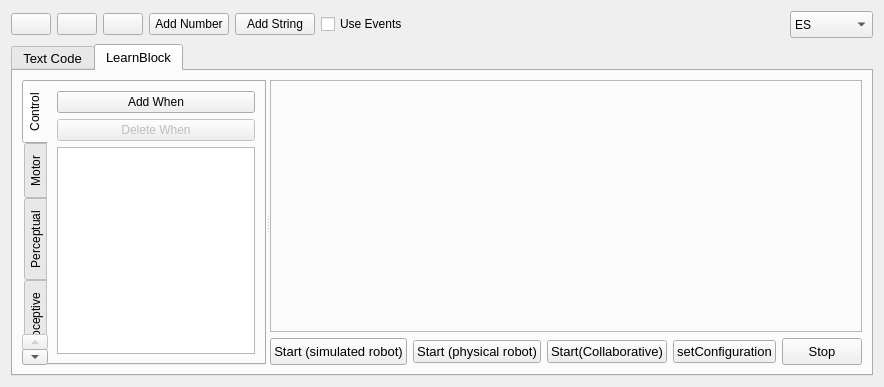
<?xml version="1.0" encoding="UTF-8"?>
<ui version="4.0">
 <class>tabs</class>
 <widget class="QWidget" name="tabs">
  <property name="geometry">
   <rect>
    <x>0</x>
    <y>0</y>
    <width>884</width>
    <height>387</height>
   </rect>
  </property>
  <property name="windowTitle">
   <string>Form</string>
  </property>
  <layout class="QVBoxLayout" name="verticalLayout_14">
   <item>
    <layout class="QHBoxLayout" name="horizontalLayout_2">
     <property name="bottomMargin">
      <number>0</number>
     </property>
     <item>
      <widget class="QPushButton" name="openpushButton">
       <property name="text">
        <string/>
       </property>
      </widget>
     </item>
     <item>
      <widget class="QPushButton" name="savepushButton">
       <property name="text">
        <string/>
       </property>
      </widget>
     </item>
     <item>
      <widget class="QPushButton" name="zoompushButton">
       <property name="text">
        <string/>
       </property>
      </widget>
     </item>
     <item>
      <widget class="QPushButton" name="addNumberpushButton">
       <property name="text">
        <string>Add Number</string>
       </property>
      </widget>
     </item>
     <item>
      <widget class="QPushButton" name="addStringpushButton">
       <property name="text">
        <string>Add String</string>
       </property>
      </widget>
     </item>
     <item>
      <widget class="QCheckBox" name="useEventscheckBox">
       <property name="text">
        <string>Use Events</string>
       </property>
      </widget>
     </item>
     <item>
      <spacer name="horizontalSpacer">
       <property name="orientation">
        <enum>Qt::Horizontal</enum>
       </property>
       <property name="sizeHint" stdset="0">
        <size>
         <width>40</width>
         <height>20</height>
        </size>
       </property>
      </spacer>
     </item>
     <item>
      <widget class="QComboBox" name="language">
       <property name="enabled">
        <bool>true</bool>
       </property>
       <property name="minimumSize">
        <size>
         <width>83</width>
         <height>27</height>
        </size>
       </property>
       <property name="maximumSize">
        <size>
         <width>85</width>
         <height>27</height>
        </size>
       </property>
       <item>
        <property name="text">
         <string>ES</string>
        </property>
       </item>
       <item>
        <property name="text">
         <string>EN</string>
        </property>
       </item>
      </widget>
     </item>
    </layout>
   </item>
   <item>
    <widget class="QTabWidget" name="Tabwi">
     <property name="font">
      <font>
       <pointsize>10</pointsize>
      </font>
     </property>
     <property name="whatsThis">
      <string>&lt;html&gt;&lt;head/&gt;&lt;body&gt;&lt;p&gt;H&lt;/p&gt;&lt;p&gt;&lt;br/&gt;&lt;/p&gt;&lt;/body&gt;&lt;/html&gt;</string>
     </property>
     <property name="tabPosition">
      <enum>QTabWidget::North</enum>
     </property>
     <property name="tabShape">
      <enum>QTabWidget::Rounded</enum>
     </property>
     <property name="currentIndex">
      <number>1</number>
     </property>
     <widget class="QWidget" name="program_text">
      <property name="enabled">
       <bool>false</bool>
      </property>
      <attribute name="title">
       <string>Text Code</string>
      </attribute>
      <layout class="QHBoxLayout" name="horizontalLayout">
       <item>
        <layout class="QVBoxLayout" name="verticalLayout_6">
         <item>
          <widget class="QLabel" name="label_3">
           <property name="text">
            <string>Program</string>
           </property>
          </widget>
         </item>
         <item>
          <widget class="QPlainTextEdit" name="textCode"/>
         </item>
        </layout>
       </item>
       <item>
        <layout class="QVBoxLayout" name="verticalLayout_5">
         <item>
          <widget class="QFrame" name="camera">
           <property name="minimumSize">
            <size>
             <width>320</width>
             <height>240</height>
            </size>
           </property>
           <property name="maximumSize">
            <size>
             <width>320</width>
             <height>240</height>
            </size>
           </property>
           <property name="frameShape">
            <enum>QFrame::StyledPanel</enum>
           </property>
           <property name="frameShadow">
            <enum>QFrame::Raised</enum>
           </property>
          </widget>
         </item>
         <item>
          <spacer name="verticalSpacer">
           <property name="orientation">
            <enum>Qt::Vertical</enum>
           </property>
           <property name="sizeHint" stdset="0">
            <size>
             <width>20</width>
             <height>40</height>
            </size>
           </property>
          </spacer>
         </item>
         <item>
          <layout class="QHBoxLayout" name="horizontalLayout_5">
           <item>
            <widget class="QPushButton" name="startTextPushButton">
             <property name="enabled">
              <bool>false</bool>
             </property>
             <property name="text">
              <string>Start</string>
             </property>
            </widget>
           </item>
           <item>
            <widget class="QPushButton" name="stoptextPushButton">
             <property name="enabled">
              <bool>false</bool>
             </property>
             <property name="text">
              <string>Stop</string>
             </property>
            </widget>
           </item>
          </layout>
         </item>
        </layout>
       </item>
      </layout>
     </widget>
     <widget class="QWidget" name="program_visual">
      <attribute name="title">
       <string>LearnBlock</string>
      </attribute>
      <layout class="QVBoxLayout" name="verticalLayout_4">
       <item>
        <widget class="QSplitter" name="splitter">
         <property name="maximumSize">
          <size>
           <width>16777215</width>
           <height>16777215</height>
          </size>
         </property>
         <property name="orientation">
          <enum>Qt::Horizontal</enum>
         </property>
         <widget class="QTabWidget" name="tabWidget_2">
          <property name="enabled">
           <bool>true</bool>
          </property>
          <property name="maximumSize">
           <size>
            <width>500</width>
            <height>16777215</height>
           </size>
          </property>
          <property name="font">
           <font>
            <pointsize>9</pointsize>
            <weight>50</weight>
            <italic>false</italic>
            <bold>false</bold>
            <strikeout>false</strikeout>
            <kerning>true</kerning>
           </font>
          </property>
          <property name="tabPosition">
           <enum>QTabWidget::West</enum>
          </property>
          <property name="currentIndex">
           <number>0</number>
          </property>
          <widget class="QWidget" name="control">
           <attribute name="title">
            <string>Control</string>
           </attribute>
           <layout class="QVBoxLayout" name="verticalLayout_12">
            <item>
             <widget class="QPushButton" name="addWhenpushButton">
              <property name="text">
               <string>Add When</string>
              </property>
             </widget>
            </item>
            <item>
             <widget class="QPushButton" name="deleteWhenpushButton">
              <property name="enabled">
               <bool>false</bool>
              </property>
              <property name="text">
               <string>Delete When</string>
              </property>
             </widget>
            </item>
            <item>
             <widget class="QTableWidget" name="tableControl">
              <property name="showGrid">
               <bool>false</bool>
              </property>
              <property name="gridStyle">
               <enum>Qt::NoPen</enum>
              </property>
             </widget>
            </item>
           </layout>
          </widget>
          <widget class="QWidget" name="move">
           <attribute name="title">
            <string>Motor</string>
           </attribute>
           <layout class="QVBoxLayout" name="verticalLayout_11">
            <item>
             <widget class="QTableWidget" name="tableMotor">
              <property name="showGrid">
               <bool>false</bool>
              </property>
              <property name="gridStyle">
               <enum>Qt::NoPen</enum>
              </property>
             </widget>
            </item>
           </layout>
          </widget>
          <widget class="QWidget" name="sensors">
           <attribute name="title">
            <string>Perceptual</string>
           </attribute>
           <layout class="QVBoxLayout" name="verticalLayout_10">
            <item>
             <widget class="QTableWidget" name="tablePerceptual">
              <property name="showGrid">
               <bool>false</bool>
              </property>
              <property name="gridStyle">
               <enum>Qt::NoPen</enum>
              </property>
             </widget>
            </item>
           </layout>
          </widget>
          <widget class="QWidget" name="operators">
           <attribute name="title">
            <string>Proprioceptive</string>
           </attribute>
           <layout class="QVBoxLayout" name="verticalLayout_9">
            <item>
             <widget class="QTableWidget" name="tablePropioperceptive">
              <property name="showGrid">
               <bool>false</bool>
              </property>
              <property name="gridStyle">
               <enum>Qt::NoPen</enum>
              </property>
             </widget>
            </item>
           </layout>
          </widget>
          <widget class="QWidget" name="vars">
           <attribute name="title">
            <string>Operators</string>
           </attribute>
           <layout class="QVBoxLayout" name="verticalLayout_7">
            <item>
             <widget class="QTableWidget" name="tableOperadores">
              <property name="showGrid">
               <bool>false</bool>
              </property>
              <property name="gridStyle">
               <enum>Qt::NoPen</enum>
              </property>
             </widget>
            </item>
           </layout>
          </widget>
          <widget class="QWidget" name="tab">
           <property name="enabled">
            <bool>true</bool>
           </property>
           <attribute name="title">
            <string>Variables</string>
           </attribute>
           <layout class="QVBoxLayout" name="verticalLayout">
            <item>
             <layout class="QVBoxLayout" name="verticalLayout_2">
              <item>
               <widget class="QPushButton" name="addVarPushButton">
                <property name="enabled">
                 <bool>true</bool>
                </property>
                <property name="text">
                 <string>Add Variable</string>
                </property>
               </widget>
              </item>
              <item>
               <widget class="QPushButton" name="deleteVarPushButton">
                <property name="enabled">
                 <bool>false</bool>
                </property>
                <property name="text">
                 <string>Delete Variable</string>
                </property>
               </widget>
              </item>
              <item>
               <widget class="QPushButton" name="pushButton_6">
                <property name="enabled">
                 <bool>false</bool>
                </property>
                <property name="text">
                 <string>Add List</string>
                </property>
               </widget>
              </item>
             </layout>
            </item>
            <item>
             <widget class="QTableWidget" name="tableVariables">
              <property name="showGrid">
               <bool>false</bool>
              </property>
              <property name="gridStyle">
               <enum>Qt::NoPen</enum>
              </property>
             </widget>
            </item>
           </layout>
          </widget>
          <widget class="QWidget" name="tab_2">
           <attribute name="title">
            <string>User functions</string>
           </attribute>
           <layout class="QVBoxLayout" name="verticalLayout_13">
            <item>
             <layout class="QVBoxLayout" name="verticalLayout_8">
              <item>
               <widget class="QPushButton" name="createFunctionsPushButton">
                <property name="enabled">
                 <bool>true</bool>
                </property>
                <property name="text">
                 <string>Create Functions</string>
                </property>
               </widget>
              </item>
              <item>
               <widget class="QPushButton" name="deleteFuntionsPushButton">
                <property name="enabled">
                 <bool>false</bool>
                </property>
                <property name="text">
                 <string>Delete Functions</string>
                </property>
               </widget>
              </item>
             </layout>
            </item>
            <item>
             <widget class="QTableWidget" name="tableUserfunctions">
              <property name="showGrid">
               <bool>false</bool>
              </property>
              <property name="gridStyle">
               <enum>Qt::NoPen</enum>
              </property>
             </widget>
            </item>
           </layout>
          </widget>
         </widget>
         <widget class="QWidget" name="layoutWidget">
          <layout class="QVBoxLayout" name="verticalLayout_3">
           <item>
            <widget class="QFrame" name="frame">
             <property name="frameShape">
              <enum>QFrame::StyledPanel</enum>
             </property>
             <property name="frameShadow">
              <enum>QFrame::Raised</enum>
             </property>
            </widget>
           </item>
           <item>
            <layout class="QHBoxLayout" name="horizontalLayout_4">
             <item>
              <widget class="QPushButton" name="startPushButton">
               <property name="maximumSize">
                <size>
                 <width>16777215</width>
                 <height>27</height>
                </size>
               </property>
               <property name="text">
                <string>Start (simulated robot)</string>
               </property>
              </widget>
             </item>
             <item>
              <widget class="QPushButton" name="startPRPushButton">
               <property name="text">
                <string>Start (physical robot)</string>
               </property>
              </widget>
             </item>
             <item>
              <widget class="QPushButton" name="startCollaborative">
               <property name="text">
                <string>Start(Collaborative)</string>
               </property>
              </widget>
             </item>
             <item>
              <widget class="QPushButton" name="setConfig">
               <property name="text">
                <string>setConfiguration</string>
               </property>
              </widget>
             </item>
             <item>
              <widget class="QPushButton" name="stopPushButton">
               <property name="maximumSize">
                <size>
                 <width>16777215</width>
                 <height>27</height>
                </size>
               </property>
               <property name="text">
                <string>Stop</string>
               </property>
              </widget>
             </item>
            </layout>
           </item>
          </layout>
         </widget>
        </widget>
       </item>
      </layout>
     </widget>
    </widget>
   </item>
  </layout>
 </widget>
 <resources/>
 <connections/>
</ui>
